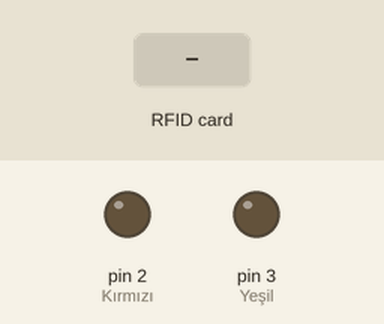
A sketch run on a simulated Arduino Uno, built with avr-gcc and run on an emulated ATmega328P. Parts: output pins drawn as LEDs (lit = HIGH). The test bench sets the inputs (shaded band).

Above: at 1.2 s.
1.3 s: RFID card 5E 7A 19 C4 held to the reader
At 2.7 s:
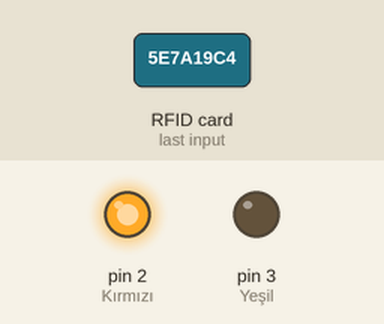
Timing chart, 0 to 4.8 s (numbered marks = the images above; inputs shaded):
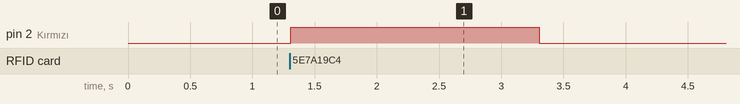

Measured:
- after the input at 1.3 s, pin 2 (Kırmızı): LOW → HIGH at once, → LOW 2.0 s later

The sketch:

Rfid2.ino
```cpp
#include <SPI.h>
#include <RFID.h>

RFID rfid(10, 9); //SS veya SDA pini ve RST pini
void setup() {
  rfid.init();  //Okuma yapmaya hazır
  pinMode(2, OUTPUT); //Kırmızı
  pinMode(3, OUTPUT); //Yeşil
}
//Yetkilendirilen kart numarası
byte card[] = {0x29, 0x61, 0x16, 0xBA, 0xE4};

void loop() {
  boolean validCard = true; // Başlangıçta yer alan geçerli kart bilgisi true

  if(rfid.isCard()){ //yeni kart okunduysa
    if(rfid.readCardSerial()){
      //Okunan kart bilgilerini tut
      Serial.print("Kart Id: ");
      Serial.print(rfid.serNum[0], HEX);
      Serial.print(rfid.serNum[1], HEX);
      Serial.print(rfid.serNum[2], HEX);
      Serial.print(rfid.serNum[3], HEX);
      Serial.println(rfid.serNum[4], HEX);
    }
    for(int i=0; i<5; i++){
      if(rfid.serNum[i] != card[i]){ // sisteme kayıtlı kart ile okunan kart karşılaştırılıyor
        validCard = false; // kart farklı ise geçerlikart değişkeni "false" yapılıyor
      }
    }
    if(validCard == true){
      digitalWrite(3, 1); // yeşil ledi yak
      delay(2000);
      digitalWrite(3, 0); // yeşil ledi södür
    }
    else{
      digitalWrite(2, 1); // kırmızı ledi yak
      delay(2000);
      digitalWrite(2, 0); // kırmızı ledi södür
    }
  }
}
```
